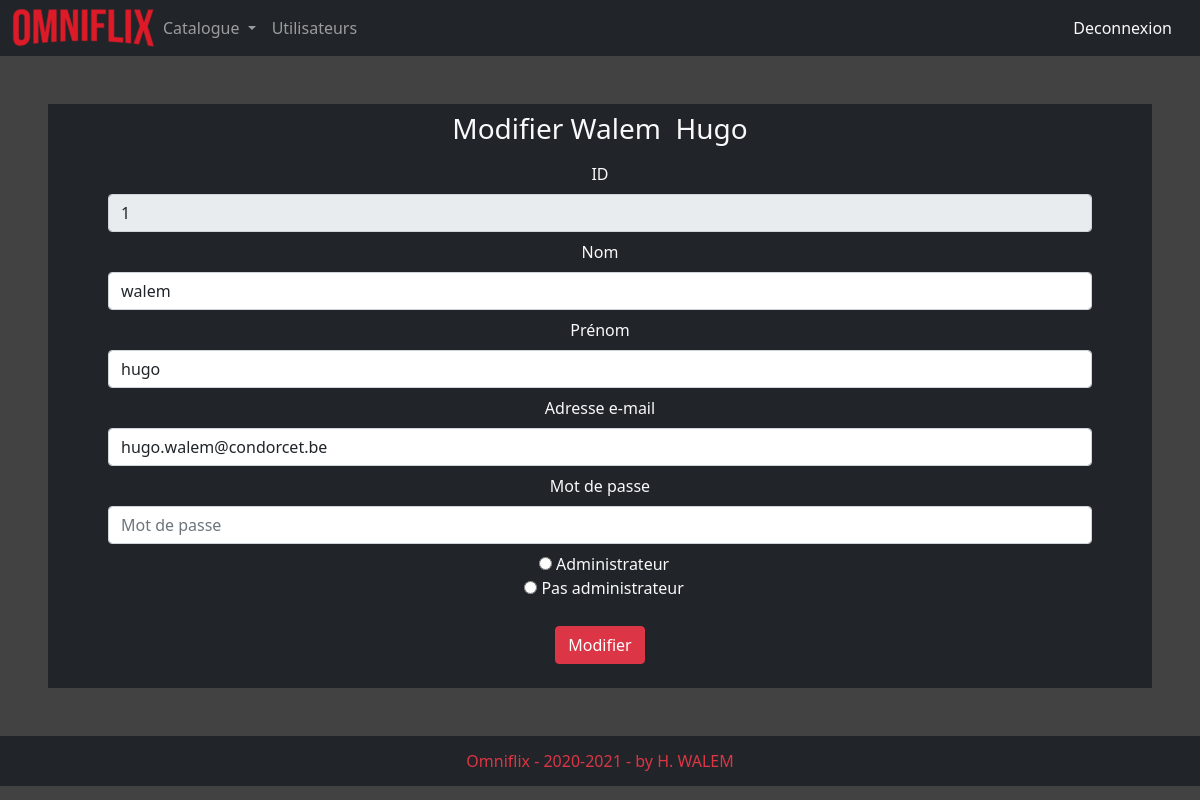
Screenshot of /admin/index.php?page=edit_user.php&id_user=1 (signed in) with the database file from the repository.
### tables this page shows
CREATE TABLE utilisateur (
    id_user integer NOT NULL,
    nom text NOT NULL,
    prenom text NOT NULL,
    login text NOT NULL,
    password text NOT NULL,
    droit_admin boolean NOT NULL
);

### admin/lib/php/classes/AdminBD.class.php (called while the page is built, shortened)
<?php
class AdminBD extends Admin
{
    private $_db;
    public function __construct($cnx)
    {
        $this->_db = $cnx;
    }
    public function getAdminById($id_user)
    {
        try {
            $query = "select * from utilisateur where id_user = :id_user";
            $_resultset = $this->_db->prepare($query);
            $_resultset->bindValue(':id_user', $id_user);
            $_resultset->execute();
            while ($d = $_resultset->fetch()) {
                $_data[] = new Admin($d);
            }
        } catch (PDOException $e) {
            print "Echec de la requête" . $e->getMessage();
        }
        return $_data;
    }
}

### admin/lib/php/classes/Admin.class.php (called while the page is built, shortened)
<?php
class Admin{
    private $_attributs = array();
    public function __get($champ){
        if(isset($this->_attributs[$champ])){
            return $this->_attributs[$champ];
        }
    }
    public function __set($champ, $valeur){
        $this->_attributs[$champ] = $valeur;
    }
}

### admin/pages/edit_user.php (the view, shortened to what this page needs)
    <?php
    if (isset($_SESSION['admin'])) {
        if(isset($_GET['id_user'])) {
            $ad = new AdminBD($cnx);
            $liste_admin = $ad->getAdminById($_GET['id_user']);
        }
    }
        ?>
<div class="d-flex justify-content-around">
    <form class="bg-dark text-light container px-5 mx-5" action="<?php print $_SERVER['PHP_SELF']; ?>" method="get">
        <h3 class="mt-2 maj">Modifier <?php print $liste_admin[0]->nom; ?>
            &nbsp;<?php print $liste_admin[0]->prenom ?></h3>
        <div class="container">
            <label for="nom" class="form-label mt-2">ID</label>
            <input type="text" readonly value="<?php print $liste_admin[0]->id_user; ?>"
                   class="form-control" id="id" name="id_user">
        </div>
        <div class="container">
            <label for="exampleInputEmail1" class="form-label mt-2">Nom</label>
            <input type="text" value="<?php print $liste_admin[0]->nom; ?>" class="form-control" id="nom" name="nom">
        </div>
        <div class="container">
            <label for="exampleInputEmail1" class="form-label mt-2">Prénom</label>
            <input type="text" value="<?php print $liste_admin[0]->prenom; ?>" class="form-control" id="prenom" name="prenom">
        </div>
        <div class="container">
            <label for="exampleInputEmail1" class="form-label mt-2">Adresse e-mail</label>
            <input type="email" value="<?php print $liste_admin[0]->login; ?>" class="form-control" id="login" name="login">
        </div>
        <div class="container">
            <label for="exampleInputPassword1" class="form-label mt-2">Mot de passe</label>
            <input type="password" placeholder="Mot de passe" class="form-control" id="password" name="password">
        </div>
        <div class="form-check form-check-inline mt-2">
            <input type="radio" id="oui" name="droit_admin" value="true">
            <label for="male">Administrateur</label><br>
            <input type="radio" id="female" name="droit_admin" value="false">
            <label for="female">Pas administrateur</label><br>
        </div>
        <div class="container">
            <button type="submit" class="btn btn-danger mb-4 mt-4" id="entrer" name="entrer">Modifier</button>
        </div>
    </form>
</div>

### rows the page displays
utilisateur: nom "Walem", prenom "Hugo", id_user "1", nom "walem", prenom "hugo", login "hugo.walem@condorcet.be"
